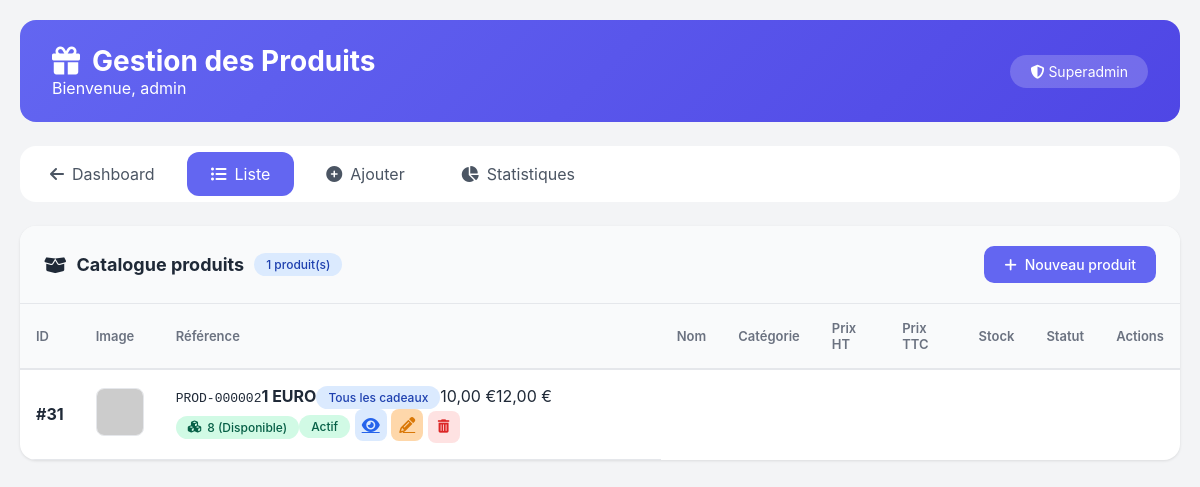
The app's page /admin_produits.php (signed in) with its own data.
### tables this page shows
CREATE TABLE `images_produits` (
  `id_image` int NOT NULL,
  `id_produit` int NOT NULL,
  `url_image` varchar(255) NOT NULL,
  `alt_text` varchar(255) DEFAULT NULL,
  `ordre` int DEFAULT '0',
  `principale` tinyint(1) DEFAULT '0',
  `date_ajout` datetime DEFAULT CURRENT_TIMESTAMP
);

CREATE TABLE `produits` (
  `id_produit` int NOT NULL,
  `reference` varchar(50) NOT NULL,
  `nom` varchar(255) NOT NULL,
  `slug` varchar(255) NOT NULL,
  `description` text,
  `description_courte` text,
  `prix_ht` decimal(10,2) NOT NULL,
  `tva` decimal(4,2) DEFAULT '20.00',
  `prix_ttc` decimal(10,2) GENERATED ALWAYS AS ((`prix_ht` * (1 + (`tva` / 100)))) STORED,
  `quantite_stock` int DEFAULT '0',
  `seuil_alerte` int DEFAULT '10',
  `id_categorie` int NOT NULL,
  `marque` varchar(100) DEFAULT NULL,
  `poids` decimal(6,2) DEFAULT NULL COMMENT 'en grammes',
  `dimensions` varchar(50) DEFAULT NULL COMMENT 'LxHxP en cm',
  `materiau` varchar(100) DEFAULT NULL,
  `couleur` varchar(50) DEFAULT NULL,
  `made_in` varchar(50) DEFAULT NULL,
  `personnalisable` tinyint(1) DEFAULT '0',
  `ecologique` tinyint(1) DEFAULT '0',
  `made_in_france` tinyint(1) DEFAULT '0',
  `artisanal` tinyint(1) DEFAULT '0',
  `exclusif` tinyint(1) DEFAULT '0',
  `note_moyenne` decimal(3,2) DEFAULT '0.00',
  `nombre_avis` int DEFAULT '0',
  `vues` int DEFAULT '0',
  `ventes` int DEFAULT '0',
  `statut` enum('actif','inactif','rupture','bientot') DEFAULT 'actif',
  `date_creation` datetime DEFAULT CURRENT_TIMESTAMP,
  `date_modification` datetime DEFAULT NULL ON UPDATE CURRENT_TIMESTAMP
);

CREATE TABLE `categories` (
  `id_categorie` int NOT NULL,
  `nom` varchar(100) NOT NULL,
  `slug` varchar(100) NOT NULL,
  `description` text,
  `parent_id` int DEFAULT NULL,
  `image` varchar(255) DEFAULT NULL,
  `ordre` int DEFAULT '0',
  `active` tinyint(1) DEFAULT '1',
  `meta_titre` varchar(255) DEFAULT NULL,
  `meta_description` text,
  `date_creation` datetime DEFAULT CURRENT_TIMESTAMP
);

### admin_produits.php (the view, shortened to what this page needs)
<?php
require_once 'admin_protection.php';
$host = 'localhost';
$dbname = 'heureducadeau';
$username_db = 'Philippe';
$password_db = 'l@99339R';
try {
    $pdo = new PDO("mysql:host=$host;dbname=$dbname;charset=utf8mb4", $username_db, $password_db);
    $pdo->setAttribute(PDO::ATTR_ERRMODE, PDO::ERRMODE_EXCEPTION);
} catch(PDOException $e) {
    die("Erreur connexion: " . $e->getMessage());
}
function getAllProducts($pdo) {
    $sql = "SELECT p.*, c.nom as categorie_nom
            FROM produits p
            LEFT JOIN categories c ON p.id_categorie = c.id_categorie
            ORDER BY p.id_produit DESC";
    $stmt = $pdo->prepare($sql);
    $stmt->execute();
    $products = $stmt->fetchAll(PDO::FETCH_ASSOC);
    $productIds = array_column($products, 'id_produit');
    if (!empty($productIds)) {
        $placeholders = implode(',', array_fill(0, count($productIds), '?'));
        $stmtImg = $pdo->prepare("
            SELECT id_produit, url_image
            FROM images_produits
            WHERE id_produit IN ($placeholders) AND principale = 1
            ORDER BY id_produit, ordre ASC
        ");
        $stmtImg->execute($productIds);
        $images = [];
        while ($img = $stmtImg->fetch()) {
            if (!isset($images[$img['id_produit']])) {
                $images[$img['id_produit']] = $img['url_image'];
            }
        }
        foreach ($products as &$product) {
            $product['image_url'] = $images[$product['id_produit']] ?? 'https://via.placeholder.com/48x48?text=No+Image';
        }
    } else {
        foreach ($products as &$product) {
            $product['image_url'] = 'https://via.placeholder.com/48x48?text=No+Image';
        }
    }
    return $products;
}
$action = $_GET['action'] ?? 'list';
$admin_username = $_SESSION['admin_username'] ?? 'Administrateur';
$admin_role = $_SESSION['admin_role'] ?? 'Non défini';
?>
<!DOCTYPE html>
<html lang="fr">
<head>
    <link rel="stylesheet" href="https://cdnjs.cloudflare.com/ajax/libs/font-awesome/6.4.0/css/all.min.css">
</head>
<body>
    <div class="container">
        <div class="header">
            <div>
                <h1><i class="fas fa-gift"></i> Gestion des Produits</h1>
                <p>Bienvenue, <?= htmlspecialchars($admin_username) ?></p>
            </div>
            <div class="role-badge"><i class="fas fa-shield-alt"></i> <?= ucfirst($admin_role) ?></div>
        </div>
        <div class="nav-tabs">
            <a href="dashboard.php"><i class="fas fa-arrow-left"></i> Dashboard</a>
            <a href="admin_produits.php?action=list" class="<?= $action == 'list' ? 'active' : '' ?>"><i class="fas fa-list-ul"></i> Liste</a>
            <a href="admin_produits.php?action=add" class="<?= $action == 'add' ? 'active' : '' ?>"><i class="fas fa-plus-circle"></i> Ajouter</a>
            <a href="admin_produits.php?action=stats" class="<?= $action == 'stats' ? 'active' : '' ?>"><i class="fas fa-chart-pie"></i> Statistiques</a>
        </div>
        <?php if ($action == 'list'): ?>
            <?php $products = getAllProducts($pdo); ?>
            <div class="card">
                <div class="card-header">
                    <h3><i class="fas fa-box-open"></i> Catalogue produits <span class="badge badge-info"><?= count($products) ?> produit(s)</span></h3>
                    <a href="admin_produits.php?action=add" class="btn btn-primary"><i class="fas fa-plus"></i> Nouveau produit</a>
                </div>
                <?php if (!empty($products)): ?>
                    <div class="table-wrapper">
                        <table class="table">
                            <thead>
                                <tr><th>ID</th><th>Image</th><th>Référence</th><th>Nom</th><th>Catégorie</th><th>Prix HT</th><th>Prix TTC</th><th>Stock</th><th>Statut</th><th>Actions</th></tr>
                            </thead>
                            <tbody>
                                <?php foreach ($products as $p):
                                    $img = !empty($p['image_url']) ? $p['image_url'] : 'https://via.placeholder.com/48x48?text=No+Image';
                                    $ttc = $p['prix_ht'] * (1 + $p['tva']/100);
                                    $stockClass = $p['quantite_stock'] == 0 ? 'badge-danger' : ($p['quantite_stock'] <= $p['seuil_alerte'] ? 'badge-warning' : 'badge-success');
                                    $stockText = $p['quantite_stock'] == 0 ? 'Rupture' : ($p['quantite_stock'] <= $p['seuil_alerte'] ? 'Faible' : 'Disponible');
                                    $statusClass = $p['statut'] == 'actif' ? 'badge-success' : 'badge-gray';
                                ?>
                                <tr>
                                    <td><strong>#<?= $p['id_produit'] ?></strong></td>
                                    <td><img src="<?= htmlspecialchars($img) ?>" class="product-image" onerror="this.src='https://via.placeholder.com/48x48?text=Error'"></td>
                                    <td><code><?= htmlspecialchars($p['reference']) ?></code></div
                                    <td><strong><?= htmlspecialchars($p['nom']) ?></strong></div
                                    <td><span class="badge badge-info"><?= htmlspecialchars($p['categorie_nom'] ?? '-') ?></span></div
                                    <td><?= number_format($p['prix_ht'], 2, ',', ' ') ?> €</div
                                    <td><?= number_format($ttc, 2, ',', ' ') ?> €</div
                                    <td><span class="badge <?= $stockClass ?>"><i class="fas fa-cubes"></i> <?= $p['quantite_stock'] ?> (<?= $stockText ?>)</span></div
                                    <td><span class="badge <?= $statusClass ?>"><?= ucfirst($p['statut']) ?></span></div
                                        <a href="admin_produits.php?action=view&id=<?= $p['id_produit'] ?>" class="btn-icon btn-icon-view" title="Voir"><i class="fas fa-eye"></i></a>
                                        <a href="admin_produits.php?action=edit&id=<?= $p['id_produit'] ?>" class="btn-icon btn-icon-edit" title="Modifier"><i class="fas fa-pencil-alt"></i></a>
                                        <button onclick="confirmDelete(<?= $p['id_produit'] ?>, '<?= addslashes($p['nom']) ?>')" class="btn-icon btn-icon-delete" title="Supprimer"><i class="fas fa-trash-alt"></i></button>
                                <?php endforeach; ?>
                <?php else: ?>
                    <div class="empty-state"><i class="fas fa-box-open"></i><h3>Aucun produit trouvé</h3><p>Commencez par ajouter votre premier produit</p><a href="admin_produits.php?action=add" class="btn btn-primary"><i class="fas fa-plus"></i> Ajouter un produit</a></div>
                <?php endif; ?>
        <?php endif; ?>
</body>
</html>

### admin_produits.php (style rules this page uses)
* { margin: 0; padding: 0; box-sizing: border-box; }
body { font-family: -apple-system, BlinkMacSystemFont, 'Segoe UI', Roboto, sans-serif; background: #f3f4f6; color: #1f2937; }
.container { max-width: 1400px; margin: 0 auto; padding: 20px; }
.header { background: linear-gradient(135deg, #6366f1, #4f46e5); border-radius: 16px; padding: 24px 32px; margin-bottom: 24px; display: flex; justify-content: space-between; align-items: center; color: white; }
.header h1 { font-size: 28px; display: flex; align-items: center; gap: 12px; }
.role-badge { background: rgba(255,255,255,0.2); padding: 8px 20px; border-radius: 40px; font-size: 14px; }
.nav-tabs { display: flex; gap: 8px; background: white; padding: 6px; border-radius: 16px; margin-bottom: 24px; flex-wrap: wrap; }
.nav-tabs a { padding: 12px 24px; text-decoration: none; color: #4b5563; border-radius: 12px; transition: all 0.3s; display: flex; align-items: center; gap: 8px; }
.nav-tabs a.active { background: #6366f1; color: white; }
.card { background: white; border-radius: 16px; box-shadow: 0 1px 3px rgba(0,0,0,0.1); overflow: hidden; }
.card-header { padding: 20px 24px; border-bottom: 1px solid #e5e7eb; display: flex; justify-content: space-between; align-items: center; background: #f9fafb; }
.card-header h3 { font-size: 18px; display: flex; align-items: center; gap: 10px; }
.table-wrapper { overflow-x: auto; }
.table { width: 100%; border-collapse: collapse; }
.table th { padding: 16px; text-align: left; font-weight: 600; font-size: 13px; color: #6b7280; border-bottom: 2px solid #e5e7eb; background: #f9fafb; }
.table td { padding: 16px; border-bottom: 1px solid #e5e7eb; vertical-align: middle; }
.product-image { width: 48px; height: 48px; object-fit: cover; border-radius: 8px; border: 1px solid #e5e7eb; }
.badge { display: inline-flex; align-items: center; padding: 4px 12px; border-radius: 100px; font-size: 12px; font-weight: 500; gap: 6px; }
.badge-success { background: #d1fae5; color: #065f46; }
.badge-info { background: #dbeafe; color: #1e40af; }
.btn { padding: 10px 20px; border: none; border-radius: 10px; font-weight: 500; cursor: pointer; transition: all 0.3s; display: inline-flex; align-items: center; gap: 8px; text-decoration: none; font-size: 14px; }
.btn-primary { background: #6366f1; color: white; }
.btn-icon { width: 32px; height: 32px; display: inline-flex; align-items: center; justify-content: center; border-radius: 8px; transition: all 0.3s; cursor: pointer; border: none; }
.btn-icon-view { background: #dbeafe; color: #2563eb; }
.btn-icon-edit { background: #fed7aa; color: #d97706; }
.btn-icon-delete { background: #fee2e2; color: #dc2626; }

### records on screen
images_produits: id_produit "1"
produits: id_produit "31", reference "PROD-000002", nom "1 EURO", id_categorie.nom "Tous les cadeaux", prix_ht "10,00", ttc "12,00", quantite_stock "8", stockText "Disponible", statut "Actif"

### other values on screen
$admin_username "admin"
$admin_role "Superadmin"
